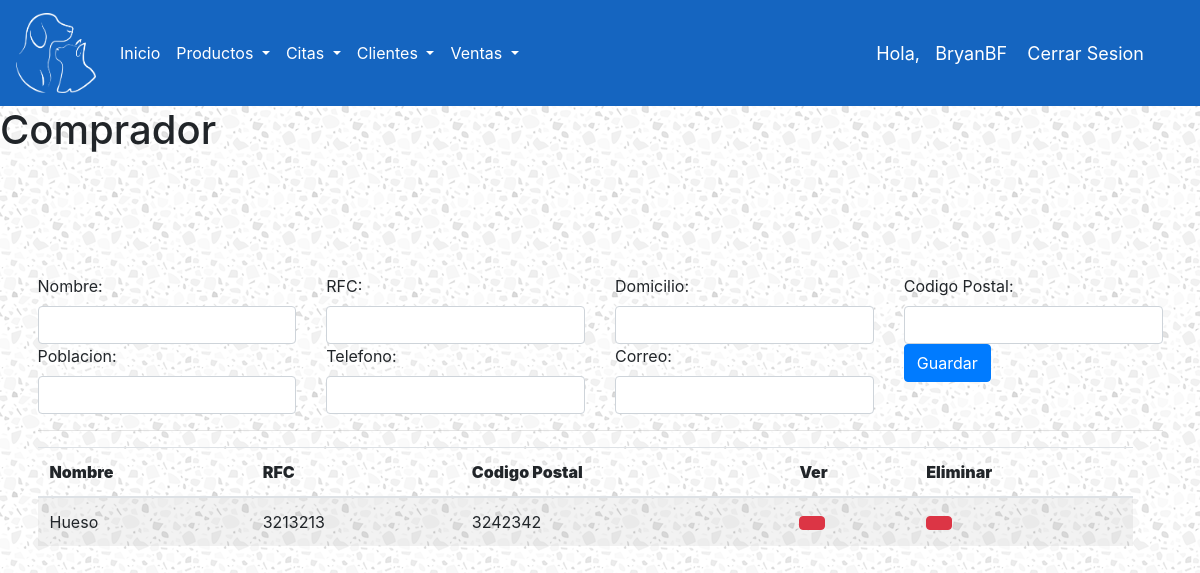
Page /comprador/ (signed in) on the earlier database version.
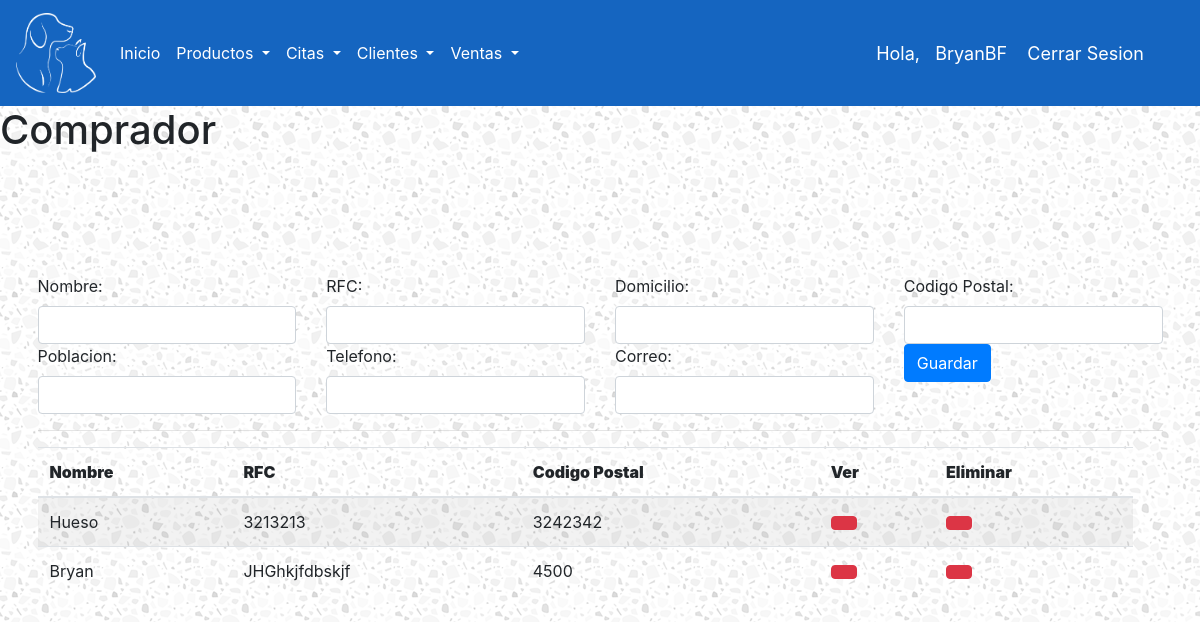
Same page on the later database version.
### ControlDeVeterinaria/models.py (models this page shows, shortened)
class Comprador(models.Model):
    nombre = models.CharField(max_length=20)
    rfc = models.CharField(max_length=13)
    domicilio = models.CharField(max_length=50)
    cp = models.IntegerField()
    poblacion = models.CharField(max_length=50)
    telefono = models.CharField(max_length=10)
    correo = models.CharField(max_length=50)

### ControlDeVeterinaria/views.py (the view)
# urls.py: path('comprador/', comprador, name="comprador"),
@login_required(login_url='login')
def comprador(request):
    rol = request.user.rol
    if rol == 'EMPLEADO':
        return redirect('/index/')
    form = CompradorForm(request.POST)
    listaComprador = Comprador.objects.all()
    if form.is_valid():
        form.save()
    context ={
        'listaComprador':listaComprador,
        'form':form,
    }
    return render(request, 'ControlDeVeterinaria/comprador.html', context)

### ControlDeVeterinaria/forms.py
class CompradorForm(forms.ModelForm):
    class Meta:
        model = Comprador
        fields = ['nombre', 'rfc', 'domicilio','cp','poblacion','telefono','correo']
    def __init__(self, *args, **kwargs):
        super(CompradorForm, self).__init__(*args, **kwargs)
        self.fields['nombre'].widget.attrs['class'] = 'form-control'
        self.fields['rfc'].widget.attrs['class'] = 'form-control'
        self.fields['domicilio'].widget.attrs['class'] = 'form-control'
        self.fields['cp'].widget.attrs['class'] = 'form-control'
        self.fields['poblacion'].widget.attrs['class'] = 'form-control'
        self.fields['telefono'].widget.attrs['class'] = 'form-control'
        self.fields['correo'].widget.attrs['class'] = 'form-control'

### ControlDeVeterinaria/models.py (called while the page is built)
    def __str__(self):
        return self.username

### ControlDeVeterinaria/templates/ControlDeVeterinaria/comprador.html (shortened to what this page needs)
{% extends 'ControlDeVeterinaria/base.html' %}
{% load static %}
{% block content %}
<h1> Comprador </h1>
<br>
<form action="" method="post" class="form-horizontal" enctype="multipart/form-data">{% csrf_token %}
	<div class="row">
		<div class="col-sm-3">
			<label>Nombre: </label>
			{{ form.nombre }}
		</div>
		<div class="col-sm-3">
			<label>RFC: </label>
			{{ form.rfc }}
		</div>
		<div class="col-sm-3">
			<label>Domicilio: </label>
			{{ form.domicilio }}
		</div>
		<div class="col-sm-3">
			<label>Codigo Postal: </label>
			{{ form.cp }}
		</div>
		<div class="col-sm-3">
			<label>Poblacion: </label>
			{{ form.poblacion }}
		</div>
		<div class="col-sm-3">
			<label>Telefono: </label>
			{{ form.telefono }}
		</div>
		<div class="col-sm-3">
			<label>Correo: </label>
			{{ form.correo }}
		</div>
		<div class="col-sm-3">
			<button class="btn btn-primary" type="submit"> Guardar </button>
		</div>
	</div>
	<hr>
	<div class="row col-sm-12">
		<table id="dvData" class="table table-striped" >
			<thead>
				<tr>
					<th >
						<strong>Nombre</strong>
					</th>
					<th >
						<strong>RFC</strong>
					</th>
					<th >
						<strong>Codigo Postal</strong>
					</th>
					<th >
						<strong>Ver</strong>
					</th>
					<th >
						<strong>Eliminar</strong>
					</th>
				</tr>
			</thead>
			<tbody>
				{% for datos in listaComprador %}
					<tr>
						<td >{{ datos.nombre }}</td>
						<td >{{ datos.rfc }}</td>
						<td >{{ datos.cp }}</td>
						<td >
							<a href="{% url 'ver-comprador' datos.id %}" class="btn btn-default btn-danger"></a>
						</td>
						<td >
							<a href="{% url 'borrar-comprador' datos.id %}" class="btn btn-default btn-danger"></a>
						</td>
					</tr>
				{% endfor %}
			</tbody>
		</table>
	</div>
</form>
{% endblock %}

Differences in the rows shown:
added Comprador: nombre "Bryan", rfc "JHGhkjfdbskjf", cp "4500"
